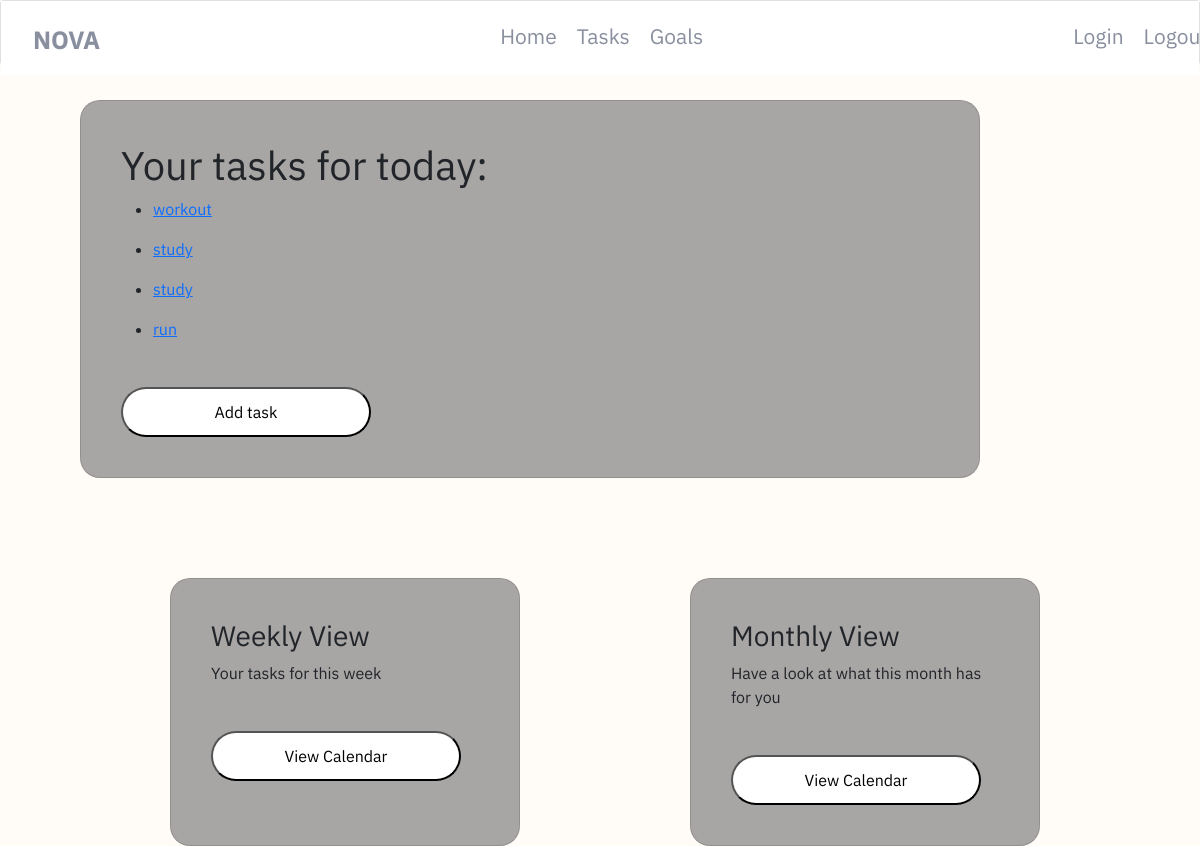
Page /tasks/ (signed in) on the earlier database version.
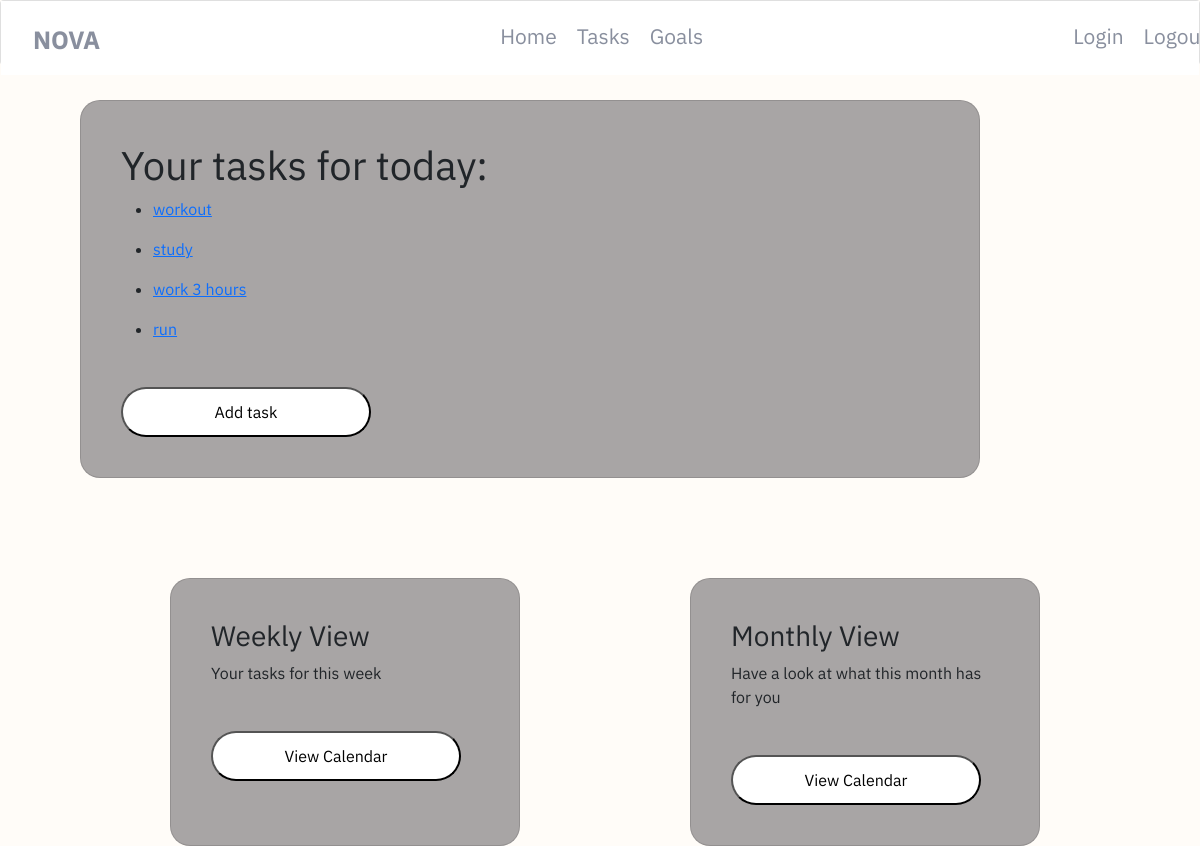
Same page on the later database version.
### taskmanagement_app/models.py (models this page shows)
class Tasks(models.Model):
    title = models.CharField(max_length=200)
    date_assigned = models.DateField(auto_now_add=True)
    deadline = models.DateField()
    description = models.TextField(max_length=200)
    owner = models.ForeignKey(User, on_delete=models.CASCADE)
    class Meta:
        verbose_name_plural = 'Tasks'
    def __str__(self):
        return self.title

### taskmanagement_app/views.py (the view)
# urls.py: path('tasks/', views.tasks, name='tasks'),
@login_required
def tasks(request):
    tasks = Tasks.objects.filter(owner=request.user).order_by('deadline')
    context = {'tasks' : tasks}
    return render(request,'taskmanagement_app/tasks.html', context)

### taskmanagement_app/templates/taskmanagement_app/tasks.html
{% extends 'taskmanagement_app/base.html' %}
{% block content %}
    <div class="card" id="card1">
      <h1>Your tasks for today:</h1>
      {% for task in tasks %}
        <ul>
            <li><a href="{% url 'taskmanagement_app:task' task.id%}">{{task}}</a></li>
        </ul>
      {% empty %}
        <p>No tasks have been added to your account yet.</p>
      {% endfor %}
        <button class="button" id="add-task-button"><a href="{% url 'taskmanagement_app:addtask' %}">Add task</a></button>
    </div>
    <div style="display: flex; flex-direction: row;">
      <div class="card" id="calendar-view">
        <h3>Weekly View</h3>
        <p>Your tasks for this week</p>
        <button class="button" id="view-calendar"><a href="{% url 'taskmanagement_app:calendarview' %}">View Calendar</a></button>
       </div>
      <div class="card" id="calendar-view">
        <h3>Monthly View</h3>
        <p>Have a look at what this month has for you</p>
        <button class="button" id="view-calendar"><a href="{% url 'taskmanagement_app:calendarview' %}">View Calendar</a></button>
      </div>
    </div>
{% endblock content %}

### taskmanagement_app/templates/taskmanagement_app/base.html (shortened to what this page needs)
{% load static %}
<!DOCTYPE html>
<html lang="en">
  <head>
    <link href="https://cdn.jsdelivr.net/npm/bootstrap@5.0.2/dist/css/bootstrap.min.css" rel="stylesheet">
    <link href="{% static 'taskmanagement_app/css/styles.css'%}" rel="stylesheet">
    <link href="https://cdn.jsdelivr.net" rel="stylesheet">
  </head>
  <body class="body1">
    <header class="card" id="nav">
        <nav>
            <ul>
                <li id="Nova-h1">
                    NOVA
                </li>
                <div class="nav-menu">
                    <li>
                        <a href="{% url 'taskmanagement_app:home' %}">Home</a>
                    </li>
                    <li>
                        <a href="{% url 'taskmanagement_app:tasks' %}">Tasks</a>
                    </li>
                    <li>
                        <a href="#">Goals</a>
                    </li>
                </div>
                <li>
                    <a href="{% url 'users:login' %}">Login</a>
                </li>
                <li>
                    <a href="{% url 'users:logout' %}">Logout</a>
                </li>
            </ul>
        </nav>
    </header>
    {% block content %}{% endblock content %}
  </body>
</html>

### taskmanagement_app/static/taskmanagement_app/css/styles.css (style rules this page uses)
body { font-family: 'IBM Plex Sans', sans-serif; }
p { font-family: 'IBM Plex Sans', sans-serif;; }
.body1 { background-color: rgb(255, 252, 248); }
header { display: flex; flex-direction: row; }
h1 { display: inline; }
nav { background-color: white; }
#Nova-h1 { margin-left: 0px; margin-right: 400px; font-size: 25px; font-weight: 1000; font-family: 'IBM Plex Sans-Bold'; color: rgb(20, 32, 62, 50%) }
.nav-menu { display: flex; flex-direction: row; margin-right: 350px; }
nav ul { margin-top: 20px; display: flex; flex-direction: row; list-style: none; }
nav li a { color: rgb(20, 32, 62, 50%); margin-right: 20px; font-size: 21px; font-weight:400; text-decoration: none; }
button a { color: black; text-decoration: none; }
.button { margin-top: 30px; background-color: white; color: black; border-radius: 30px; height: 50px; width: 250px; }
#card1 { background-color: rgb(168, 165, 165); padding: 40px; width: 900px; border-radius: 20px; margin-top: 100px; margin-left: 80px; }
#calendar-view { background-color: rgb(168, 165, 165); padding: 40px; width: 350px; border-radius: 20px; margin-top: 100px; margin-left: 170px; }
#nav { height: 65px; position: fixed; top: 0; left: 0; width: 100%; z-index: 1000; }
#add-task-button { margin-top: 30px; }

Differences in the rows shown:
removed Tasks: title "study"
added Tasks: title "work 3 hours"
